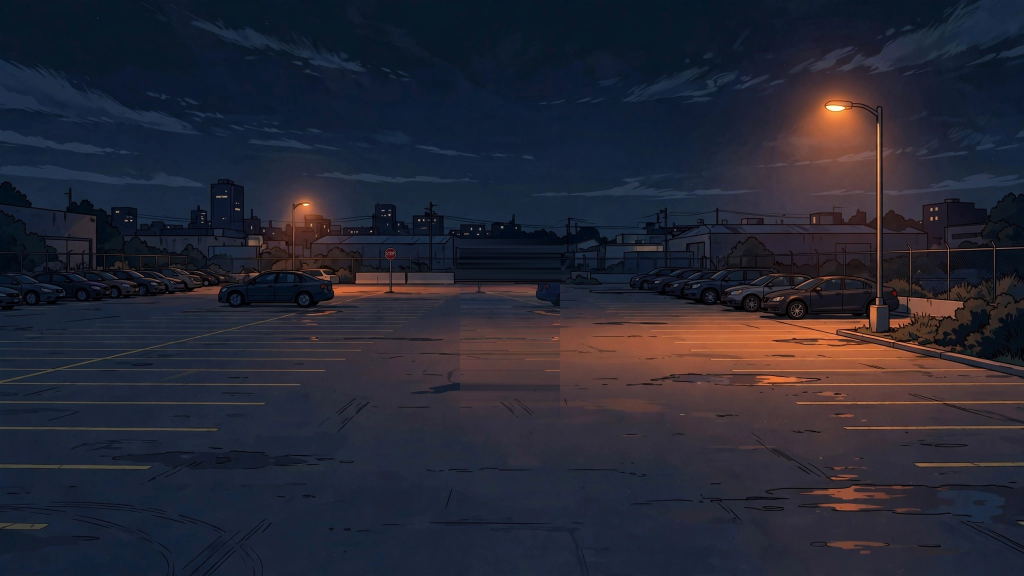
#> input picture production/2d-parking-lot/purple-lot-layered-v2/layers/blue_car_mid.png, 2048 x 1152 px (shown at 1/2 size)
$ python -i complete_bg.py   (imports and definitions only)
#> lines starting #> are read from the running program, lines starting #| are printed output that depends on the picture
#> further down, picture is the input picture: shape (1152, 2048, 3); mean B, G, R 51.2, 38.6, 37.5
#!/usr/bin/env python3
"""Rebuild the COMPLETE background under the separated props (v2).

The background-complete plate is the Gumball "beauty" layer: the whole
setting with every prop and Jones removed, so any prop can move over it
without revealing a hole, a box, or a ghost.

Why not cv2.inpaint (Telea): on 250-500px holes it marches a diagonal
front and leaves a huge triangle (seen in the v1 attempt). Instead:
  * Narrow runs (<=60px: poles, sign, fence band y<565): horizontal
    interpolation between the nearest real pixels on the row.
  * Wide asphalt runs (car rows, Jones box): same-rows donor — the clean
    asphalt strip x700-895 (no cars, no Jones, same rows, so every
    horizontal parking line continues at the right height) resampled to
    the run width, blended 65% donor / 35% horizontal interp. The donor
    carries real asphalt texture, the interp anchors the local light.
  * The plate's v3 Jones box (x895-1145, y453-860) is rebuilt whole: the
    mirrored-asphalt fill dragged a GHOST of the blue car's rear into the
    box (sliced by the box edge at x1120). The donor here is x700-895 —
    the blue car ends at x667 and the white car behind it ends at y555 —
    so no car can leak in. The ghost is gone.
  * The fill is feathered along the MASK edge (distance-transform ramp
    over 8px), so the seam follows the prop's silhouette, never a box.
  * Parking lines: the diagonal bay line is re-drawn across the filled
    bands from its fitted equation (detected in the original).
  * Shadows are extracted, not left baked in: shadow_alpha =
    (bg_complete_lum - original_lum) / bg_complete_lum where the original
    is darker, clipped to the ground strips under the props, excluding
    the prop footprints — saved as a MULTIPLY layer.
"""
import os, json
import numpy as np
import cv2
from PIL import Image

WD = "/home/hatch/workspace/_cape-jones-parking-lot-2d"
OUT = f"{WD}/true-sep"

# [297 lines left out: functions load_layers, row_intervals, donor_segments, fill_rows, not called in this run]

def detect_diagonal(img_bgr):
    """Fit the prominent diagonal parking-bay line in the ground."""
    gray = cv2.cvtColor(img_bgr, cv2.COLOR_BGR2GRAY)
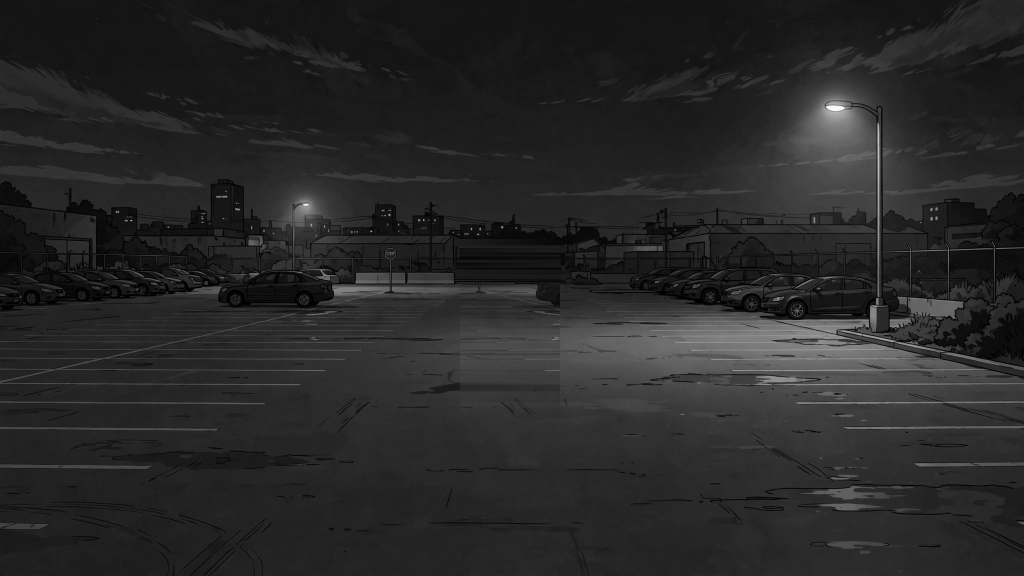
#> gray: shape (1152, 2048) (shown at 1/2 size); min 0, max 253, mean 39.7
    edges = cv2.Canny(gray[560:1152, 0:2048], 50, 150)
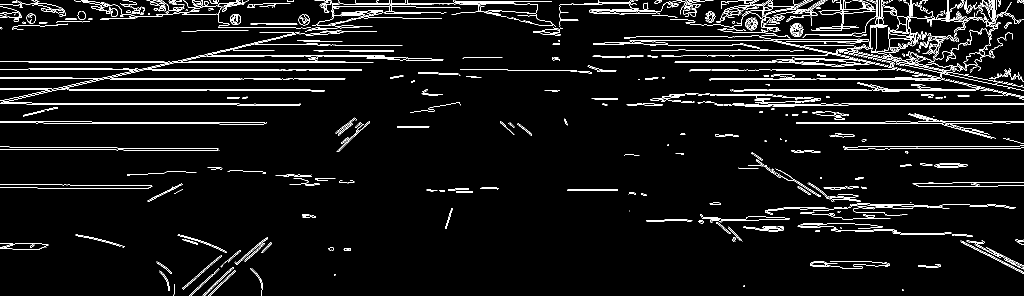
#> edges: shape (592, 2048) (shown at 1/2 size); 4.9% white in thin lines or dots
    lines = cv2.HoughLinesP(edges, 1, np.pi / 180, threshold=120,
                            minLineLength=150, maxLineGap=30)
#> lines = 133 rows, first 6: [1588, 158, 1894, 158], [1434, 208, 1682, 208], [1552, 138, 1755, 138], [1381, 139, 1551, 139], [1349, 125, 1605, 125], [1589, 156, 1885, 156]
    best = None
    if lines is not None:
        for l in lines.reshape(-1, 4):
            x1, y1, x2, y2 = (int(v) for v in l)
            y1 += 560; y2 += 560
            if x2 == x1:
                continue
            slope = (y2 - y1) / (x2 - x1)
            length = np.hypot(x2 - x1, y2 - y1)
            # diagonal bay line: shallow negative slope, long, mid-ground
            if -0.45 < slope < -0.08 and length > 250:
                if best is None or length > best[0]:
                    best = (length, slope, x1, y1, x2, y2)
#> this loop made 133 passes
#> (l, x1, y1, x2, y2, slope, length, best) on pass 41: ([3, 204, 591, 69], 3, 764, 591, 629, -0.23, 603.3, (603.3, -0.23, 3, 764, 591, 629))
#> (l, x1, y1, x2, y2, slope, length) on passes 1 to 6: ([1588, 158, 1894, 158], 1588, 718, 1894, 718, 0, 306), ([1434, 208, 1682, 208], 1434, 768, 1682, 768, 0, 248), ([1552, 138, 1755, 138], 1552, 698, 1755, 698, 0, 203), ([1381, 139, 1551, 139], 1381, 699, 1551, 699, 0, 170), ([1349, 125, 1605, 125], 1349, 685, 1605, 685, 0, 256), ([1589, 156, 1885, 156], 1589, 716, 1885, 716, 0, 296)
    if best is None:
        return None
    _, slope, x1, y1, x2, y2 = best
#> slope = -0.23; x1 = 3; y1 = 764; x2 = 591; y2 = 629
    # line: y = slope * x + c; colour: the Hough segment follows the
    # stripe's EDGE (Canny), so the pixels on the line itself are the
    # asphalt/line boundary (nearly black — the old code redrew a dark
    # line). Sample a +-5px band around the line and keep only warm
    # stripe-like pixels (BGR: R high, B low); fall back to the plain
    # median if there are none.
    c = y1 - slope * x1
#> c = 764.7
    # Colour: the stripe is a BRIGHT painted line on dark asphalt, so
    # sample the median of the pixels along the full line (with a +-5px
    # band) that are clearly brighter than the band's own median
    # luminance — that is the stripe itself, whether it is yellow
    # (board 02), lavender (board 05) or white. The plain median along
    # the line is mostly dark asphalt (the Hough segment follows the
    # stripe's edge) and redrew a dark line.
    xs = np.arange(0, 2048)
    ys = np.round(slope * xs + c).astype(int)
#> ys = 2048 values, max 765 at index 0, min 295 at index 2044, mean 529.7
    ok = (ys >= 0) & (ys < 1152)
    band = []
    for dy in range(-5, 6):
        yy = np.clip(ys[ok] + dy, 0, 1151)
        band.append(img_bgr[yy, xs[ok]].astype(np.float32))
#> after the loop, band = 11 items
    cols = np.concatenate(band, axis=0)
    lum = cols.mean(axis=1)
    # Bright AND saturated: the stripe is a coloured line (yellow on
    # 02, lavender on 05). Brightness alone also catches the white
    # suit where the fitted line passes under Jones, and the median
    # then comes out white. Saturation rejects the suit (neutral
    # white/grey) and the asphalt (dark).
    sat = cols.max(axis=1) - cols.min(axis=1)
    stripe = cols[(lum > np.median(lum) + 30) & (sat > 40)]
#> stripe = 658 rows, first 8: [90, 93, 131], [61, 65, 106], [67, 70, 113], [71, 76, 116], [72, 77, 117], [64, 72, 114], [65, 73, 115], [62, 72, 116]
    col = np.median(stripe, axis=0) if len(stripe) >= 20 else np.median(cols, axis=0)
#> col = [58, 79, 143.5]
    return slope, c, col

# [105 lines left out: function build, not called in this run]

# [47 lines not run here, left out]

>>> import cv2
>>> picture = cv2.imread('../../production/2d-parking-lot/purple-lot-layered-v2/layers/blue_car_mid.png')
>>> result = detect_diagonal(picture)
#> result = (-0.23, 764.7, [58, 79, 143.5])
